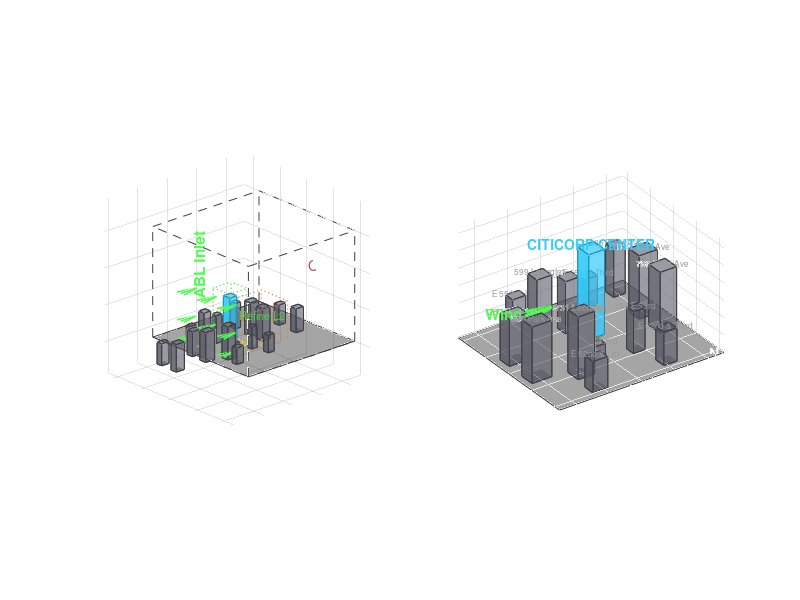

Reproduce this figure in MATLAB. (Note: this script raises an error after producing the figure.)
function fig = visualize_cfd_geometry()
%VISUALIZE_CFD_GEOMETRY  3D rendering of the OpenFOAM CFD domain
%  Shows the Citicorp tower, stilts, 18 surrounding buildings,
%  domain boundaries, refinement zones, and ABL wind inlet.
%  All dimensions in meters (matching generate_stl.py).

    %% ===== GEOMETRY (from generate_stl.py) =====
    TOWER_W = 47.85;       % 157 ft — square plan
    TOWER_H = 278.9;       % 915 ft — roof height
    STILT_H = 34.75;       % 114 ft — stilt height
    STILT_W = 7.32;        % 24 ft — stilt cross-section
    HT = TOWER_W / 2;     % half-tower
    HS = STILT_W / 2;     % half-stilt

    % Stilt centers (face midpoints)
    stilts = [0, -HT; HT, 0; 0, HT; -HT, 0];

    % Surrounding buildings: [cx, cy, wx, wy, height]
    surr = {
        '399 Park Ave',      -200,  -50,  60, 45, 162;
        '280 Park Ave',      -200,   50,  55, 40, 135;
        '780 Third Ave',      200,  -25,  50, 50, 175;
        '919 Third Ave',      200,   60,  55, 45, 182;
        '885 Third Ave',      200,  180,  35, 35, 138;
        '599 Lexington',     -100,   80,  45, 40, 199;
        '731 Lexington',     -100, -100,  50, 45, 180;
        '135 E 54th',           0,  100,  40, 35, 150;
        '153 E 53rd',          80,  -80,  35, 30, 120;
        'Park Ave Tower S',  -400,  -50,  55, 40, 150;
        'Park Ave Tower N',  -400,   60,  50, 35, 120;
        'Second Ave S',       400,  -60,  50, 40, 130;
        'Second Ave N',       400,   70,  45, 35, 110;
        'E 55th & Lex',      -110,  170,  40, 30, 100;
        'E 52nd & Lex',      -110, -180,  45, 35,  90;
        'E 55th & Third',     110,  170,  35, 30,  85;
        'E 52nd & Third',     110, -170,  40, 35,  95;
        'E 53rd mid',         -50, -100,  30, 25,  70;
    };

    % Domain bounds (from blockMeshDict)
    xMin = -200;  xMax = 520;
    yMin = -360;  yMax = 360;
    zMax = 600;

    %% ===== FIGURE =====
    fig = figure('Name','CFD Domain — Citicorp Center',...
                 'Position',[40 40 1600 900],'Color','k');

    % --- Left: Full domain overview ---
    ax1 = subplot(1,2,1); hold on;
    set(ax1,'Color','k','XColor','w','YColor','w','ZColor','w');

    % Domain wireframe
    draw_wireframe_box(ax1, xMin, yMin, 0, xMax, yMax, zMax, [0.25 0.25 0.25], '--', 0.5);

    % Ground plane
    fill3([xMin xMax xMax xMin], [yMin yMin yMax yMax], [0 0 0 0],...
          [0.12 0.12 0.12], 'EdgeColor', [0.2 0.2 0.2], 'FaceAlpha', 0.4);

    % Surrounding buildings (gray boxes)
    for i = 1:size(surr, 1)
        cx = surr{i,2}; cy = surr{i,3};
        wx = surr{i,4}; wy = surr{i,5}; h = surr{i,6};
        draw_solid_box(ax1, cx-wx/2, cy-wy/2, 0, cx+wx/2, cy+wy/2, h,...
                       [0.35 0.35 0.40], 0.6);
    end

    % Citicorp Tower (cyan)
    tower_col = [0.2 0.8 1.0];
    draw_solid_box(ax1, -HT, -HT, STILT_H, HT, HT, TOWER_H, tower_col, 0.7);

    % Stilts (gold)
    stilt_col = [0.9 0.6 0.1];
    for s = 1:4
        cx = stilts(s,1); cy = stilts(s,2);
        draw_solid_box(ax1, cx-HS, cy-HS, 0, cx+HS, cy+HS, STILT_H, stilt_col, 0.9);
    end

    % Refinement zones (dashed outlines)
    % Building region
    draw_wireframe_box(ax1, -60, -60, 0, 60, 60, 320, [0.3 0.8 0.3], ':', 1);
    text(62, 0, 160, 'Refine L2', 'Color', [0.3 0.8 0.3], 'FontSize', 8);

    % Wake region
    draw_wireframe_box(ax1, 24, -100, 0, 300, 100, 200, [0.8 0.5 0.3], ':', 1);
    text(160, 102, 100, 'Wake L1', 'Color', [0.8 0.5 0.3], 'FontSize', 8);

    % Stilt underpass region
    draw_wireframe_box(ax1, -30, -30, 0, 30, 30, 40, [1 0.8 0.2], ':', 1);
    text(32, 0, 20, 'Stilt L3', 'Color', [1 0.8 0.2], 'FontSize', 8);

    % Wind arrows (ABL inlet at x = xMin)
    arrow_col = [0.3 1.0 0.3];
    for yy = [-150 0 150]
        for zz = [50 150 300]
            % Arrow length proportional to log-law velocity
            z0 = 0.1; Uref = 44.7; Zref = 10;
            ustar = Uref * 0.41 / log(Zref/z0);
            U_z = (ustar / 0.41) * log(max(zz,1)/z0);
            len = 30 + 60 * (U_z / 60);  % scale
            quiver3(xMin, yy, zz, len, 0, 0, 0,...
                    'Color', arrow_col, 'LineWidth', 1.2, 'MaxHeadSize', 0.6);
        end
    end
    text(xMin - 15, 0, zMax * 0.85, 'ABL Inlet', 'Color', arrow_col,...
         'FontSize', 11, 'FontWeight', 'bold', 'Rotation', 90,...
         'HorizontalAlignment', 'center');

    % Outlet label
    text(xMax + 10, 0, zMax * 0.5, 'Outlet', 'Color', [0.7 0.3 0.3],...
         'FontSize', 10, 'HorizontalAlignment', 'left');

    % Labels
    title('CFD Domain — Full Overview (720m x 720m x 600m)',...
          'Color', 'w', 'FontSize', 13);
    xlabel('X [m]', 'Color', 'w');
    ylabel('Y [m]', 'Color', 'w');
    zlabel('Z [m]', 'Color', 'w');
    view([-42 22]);
    axis equal; grid on;
    set(ax1, 'GridColor', [0.25 0.25 0.25]);

    % --- Right: Close-up of building cluster ---
    ax2 = subplot(1,2,2); hold on;
    set(ax2,'Color','k','XColor','w','YColor','w','ZColor','w');

    % Ground
    fill3([-250 250 250 -250], [-220 -220 220 220], [0 0 0 0],...
          [0.12 0.12 0.12], 'EdgeColor', [0.2 0.2 0.2], 'FaceAlpha', 0.4);

    % Surrounding buildings (labeled)
    for i = 1:size(surr, 1)
        cx = surr{i,2}; cy = surr{i,3};
        wx = surr{i,4}; wy = surr{i,5}; h = surr{i,6};
        if abs(cx) <= 250 && abs(cy) <= 220
            draw_solid_box(ax2, cx-wx/2, cy-wy/2, 0, cx+wx/2, cy+wy/2, h,...
                           [0.35 0.35 0.40], 0.6);
            name = surr{i,1};
            text(cx, cy, h + 8, name, 'Color', [0.6 0.6 0.6],...
                 'FontSize', 6, 'HorizontalAlignment', 'center');
        end
    end

    % Tower
    draw_solid_box(ax2, -HT, -HT, STILT_H, HT, HT, TOWER_H, tower_col, 0.7);
    text(0, 0, TOWER_H + 12, 'CITICORP CENTER', 'Color', tower_col,...
         'FontSize', 10, 'FontWeight', 'bold', 'HorizontalAlignment', 'center');

    % Stilts
    for s = 1:4
        cx = stilts(s,1); cy = stilts(s,2);
        draw_solid_box(ax2, cx-HS, cy-HS, 0, cx+HS, cy+HS, STILT_H, stilt_col, 0.9);
    end

    % Wind arrow
    quiver3(-200, 0, 150, 80, 0, 0, 0,...
            'Color', arrow_col, 'LineWidth', 2.5, 'MaxHeadSize', 0.5);
    text(-210, 0, 160, 'Wind', 'Color', arrow_col, 'FontSize', 11,...
         'FontWeight', 'bold', 'HorizontalAlignment', 'right');

    % Compass rose
    text(220, -200, 0, 'N', 'Color', 'w', 'FontSize', 10, 'FontWeight', 'bold');
    text(220,  200, 0, 'S', 'Color', 'w', 'FontSize', 10, 'FontWeight', 'bold');

    title('Building Cluster — Close-Up with Labels',...
          'Color', 'w', 'FontSize', 13);
    xlabel('X [m]', 'Color', 'w');
    ylabel('Y [m]', 'Color', 'w');
    zlabel('Z [m]', 'Color', 'w');
    view([-35 30]);
    axis equal; grid on;
    set(ax2, 'GridColor', [0.25 0.25 0.25]);
    xlim([-250 250]); ylim([-220 220]); zlim([0 320]);

    sgtitle('Module 7: CFD Domain & Geometry Validation',...
            'Color', 'w', 'FontSize', 16, 'FontWeight', 'bold');
end

%% ===== HELPER FUNCTIONS =====

function draw_solid_box(ax, x0, y0, z0, x1, y1, z1, col, alpha)
%DRAW_SOLID_BOX  Draw a filled 3D box
    vx = [x0 x1 x1 x0 x0 x1 x1 x0];
    vy = [y0 y0 y1 y1 y0 y0 y1 y1];
    vz = [z0 z0 z0 z0 z1 z1 z1 z1];

    faces = [1 2 3 4; 5 6 7 8; 1 2 6 5; 3 4 8 7; 1 4 8 5; 2 3 7 6];
    patch(ax, 'Vertices', [vx' vy' vz'], 'Faces', faces,...
          'FaceColor', col, 'FaceAlpha', alpha,...
          'EdgeColor', col * 0.7, 'LineWidth', 0.5);
end

function draw_wireframe_box(~, x0, y0, z0, x1, y1, z1, col, style, lw)
%DRAW_WIREFRAME_BOX  Draw wireframe edges of a box
    % Bottom rectangle
    plot3([x0 x1 x1 x0 x0], [y0 y0 y1 y1 y0], [z0 z0 z0 z0 z0],...
          style, 'Color', col, 'LineWidth', lw);
    % Top rectangle
    plot3([x0 x1 x1 x0 x0], [y0 y0 y1 y1 y0], [z1 z1 z1 z1 z1],...
          style, 'Color', col, 'LineWidth', lw);
    % Verticals
    for i = 1:4
        xx = [x0 x1 x1 x0]; yy = [y0 y0 y1 y1];
        plot3([xx(i) xx(i)], [yy(i) yy(i)], [z0 z1],...
              style, 'Color', col, 'LineWidth', lw);
    end
end
